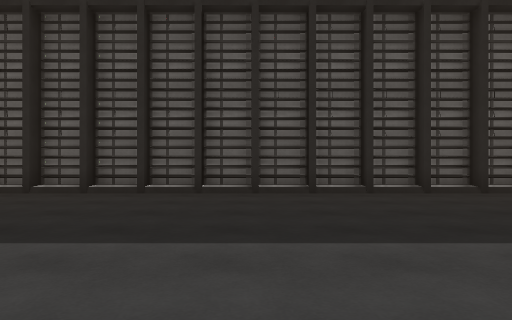
View 1 (above)

24 first-person views from a walk through a Unity game level. The camera is 1.2 m above the floor, looks level and sees 70° across. The floor is counted in squares, 2 m on a side. Each view is taken from the middle of a square. On the plan, view 1 faces up. The plan holds only what a view shows up to about 10 squares ahead; the rest is blank. The place goes on beyond the plan. Surface patterns are stand-ins for the level's own textures.

View 2
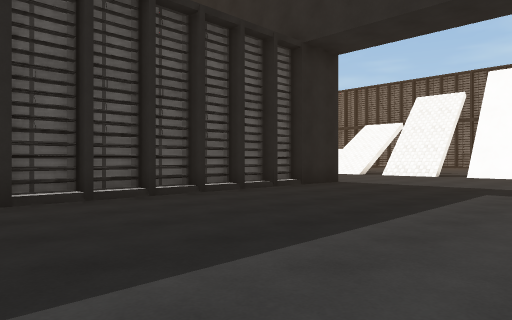

View 3
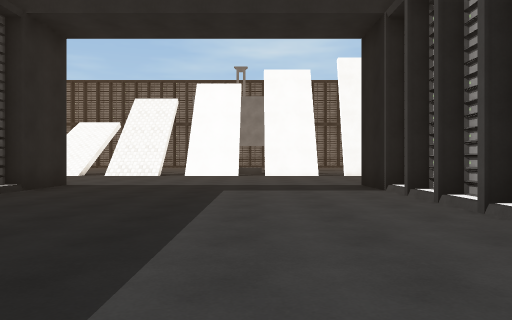

View 4
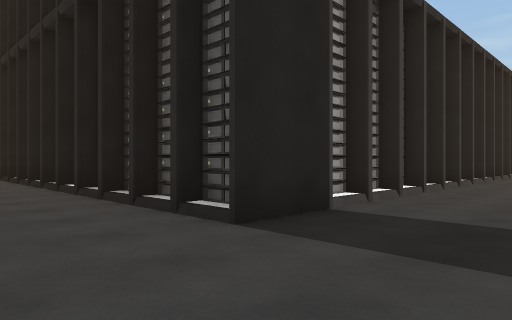

View 5
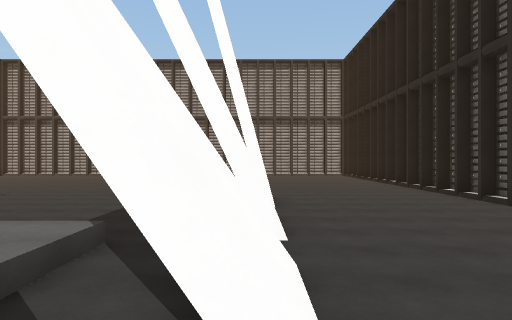

View 6
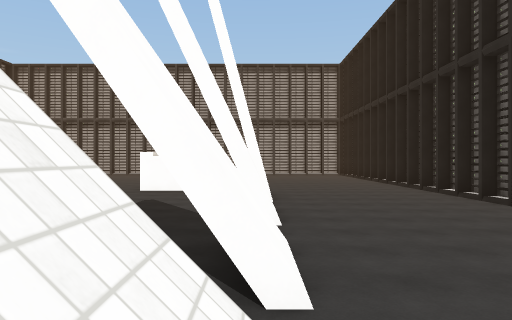

View 7
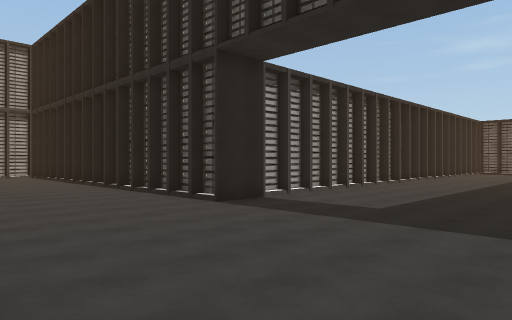

View 8
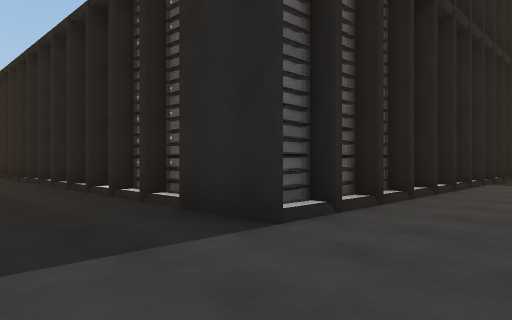

View 9
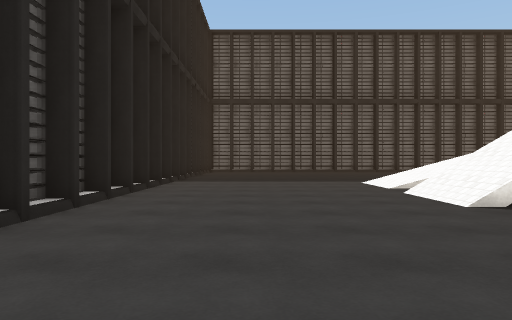

View 10
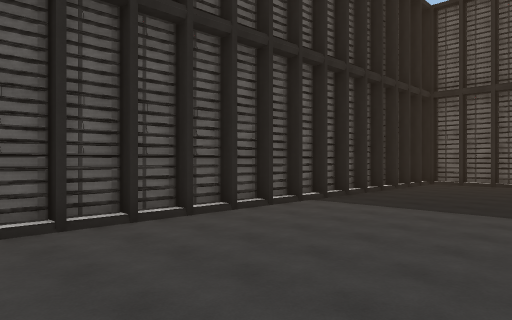

View 11
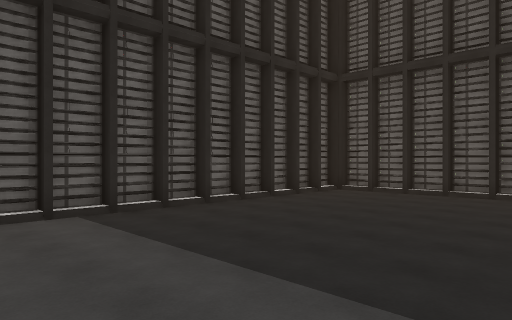

View 12
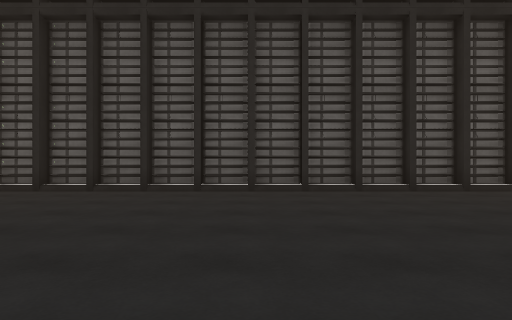

View 13
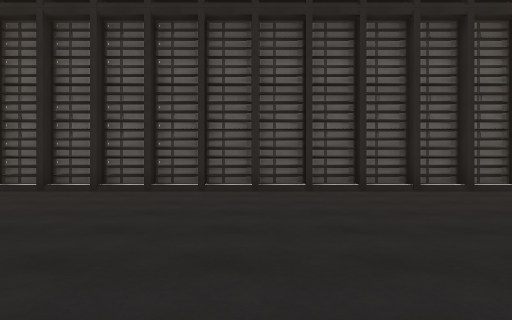

View 14
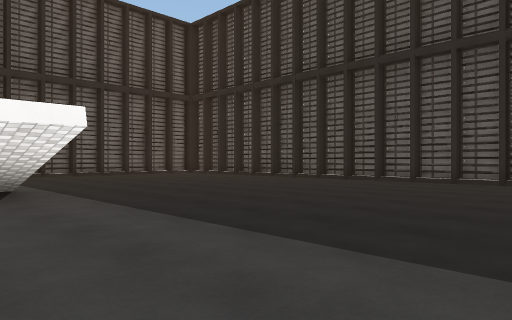

View 15
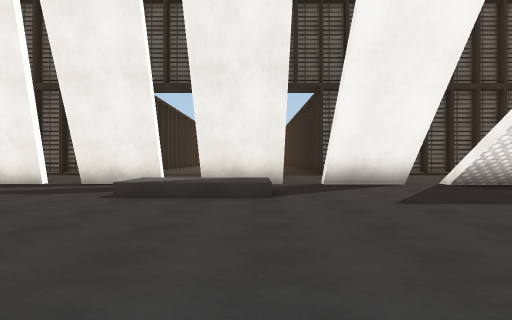

View 16
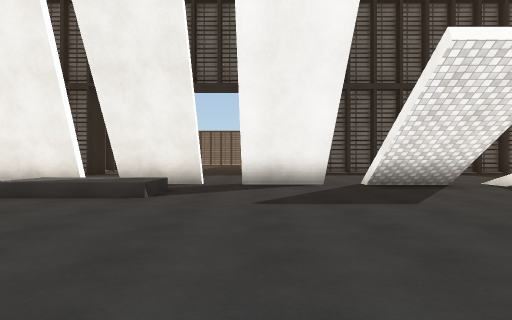

View 17
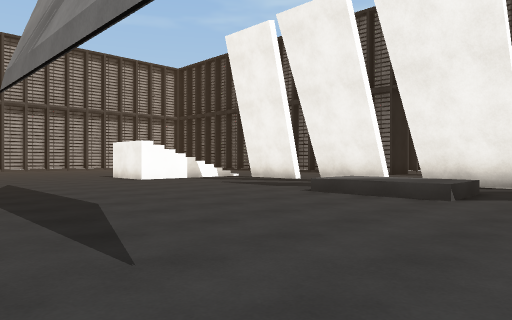

View 18
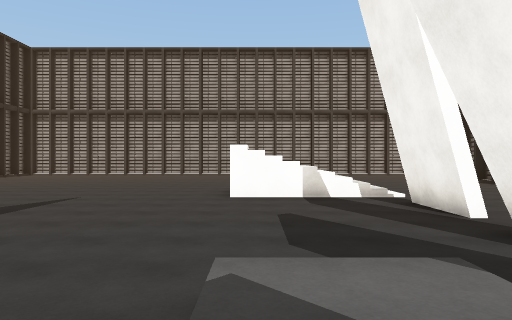

View 19
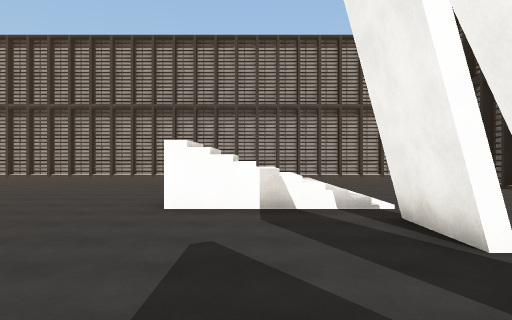

View 20
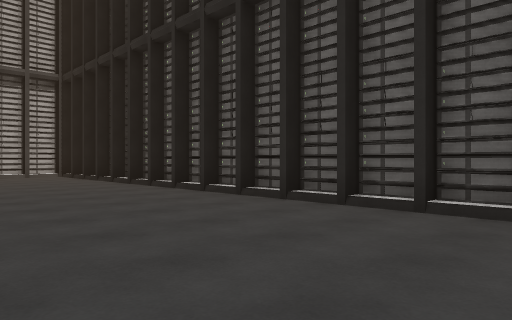

View 21
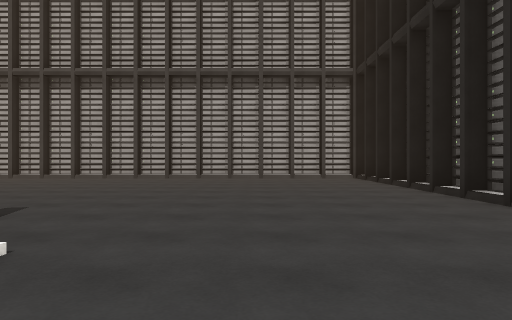

View 22
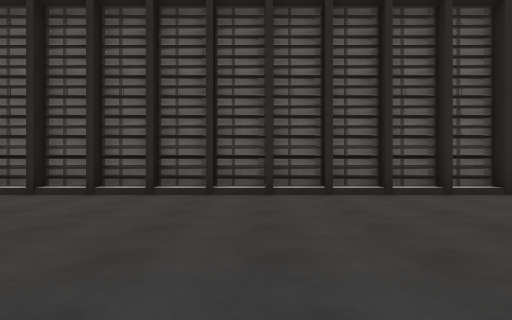

View 23
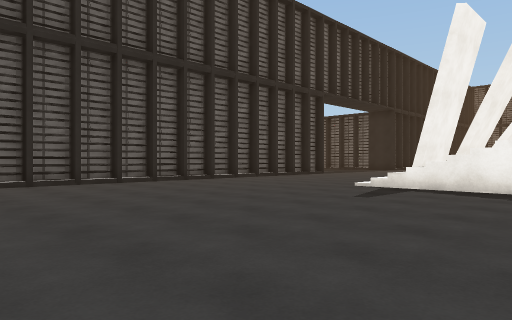

View 24
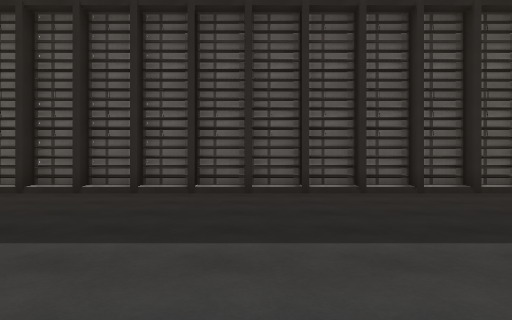

### Floor plan
Key: @ floor where view 1 was taken; # wall or solid block; . main floor; : floor 0.5 m higher than the main floor; / step, stairs or slope; = window, fence, low wall or low ledge.
Columns run from 8 left of view 1 to 24 right of it. Each row starts with its distance up from view 1.
 23                    ##############
 22                    ##############
 21                    .............
 20                  #..............
 19                  #..............
 18                  #..............
 17                  #..............
 16                  #..............
 15                  #...............
 14                  #...............
 13                  #...../// =.....
 12                  #.....//    ....
 11                  #........
 10                  #.....//...
  9                  #.....//....
  8                  #.............
  7 ##################...../ .......
  6 .......................//........
  5 .................................
  4 .......................#.:/......
  3  ......................#.:/......
  2  ........................//.....
  1   ...  ................#........
  0    .    @..............#........
 -1          #########..............
 -2                  #.....#........
 -3                  #.....#........
 -4                  #...............
 -5                  #.....////......
 -6                  #.....////......
 -7                  #..............
 -8                  #......... ....
 -9                  #.........
-10                  #.........
-11                  #..........
-12                  #..........
-13                  #..........
-14                  #..........

Where each view was taken, in squares from view 1:
view 1: 0 up, 0 right, facing up
view 2: 1 up, 1 right, facing up-right
view 3: 2 up, 1 right, facing right
view 4: 2 up, 12 right, facing down-left
view 5: 6 up, 15 right, facing down
view 6: 7 up, 15 right, facing down
view 7: 6 up, 15 right, facing down-left
view 8: 4 up, 12 right, facing up-left
view 9: 4 up, 12 right, facing up
view 10: 7 up, 15 right, facing up-left
view 11: 12 up, 16 right, facing up-left
view 12: 15 up, 16 right, facing up
view 13: 15 up, 19 right, facing up
view 14: 12 up, 24 right, facing up-left
view 15: 4 up, 24 right, facing left
view 16: 6 up, 24 right, facing left
view 17: 6 up, 24 right, facing down-left
view 18: 4 up, 18 right, facing down
view 19: 2 up, 17 right, facing down
view 20: 2 down, 14 right, facing down-left
view 21: 4 down, 13 right, facing down
view 22: 10 down, 16 right, facing left
view 23: 14 down, 19 right, facing up-left
view 24: 0 up, 5 left, facing up
